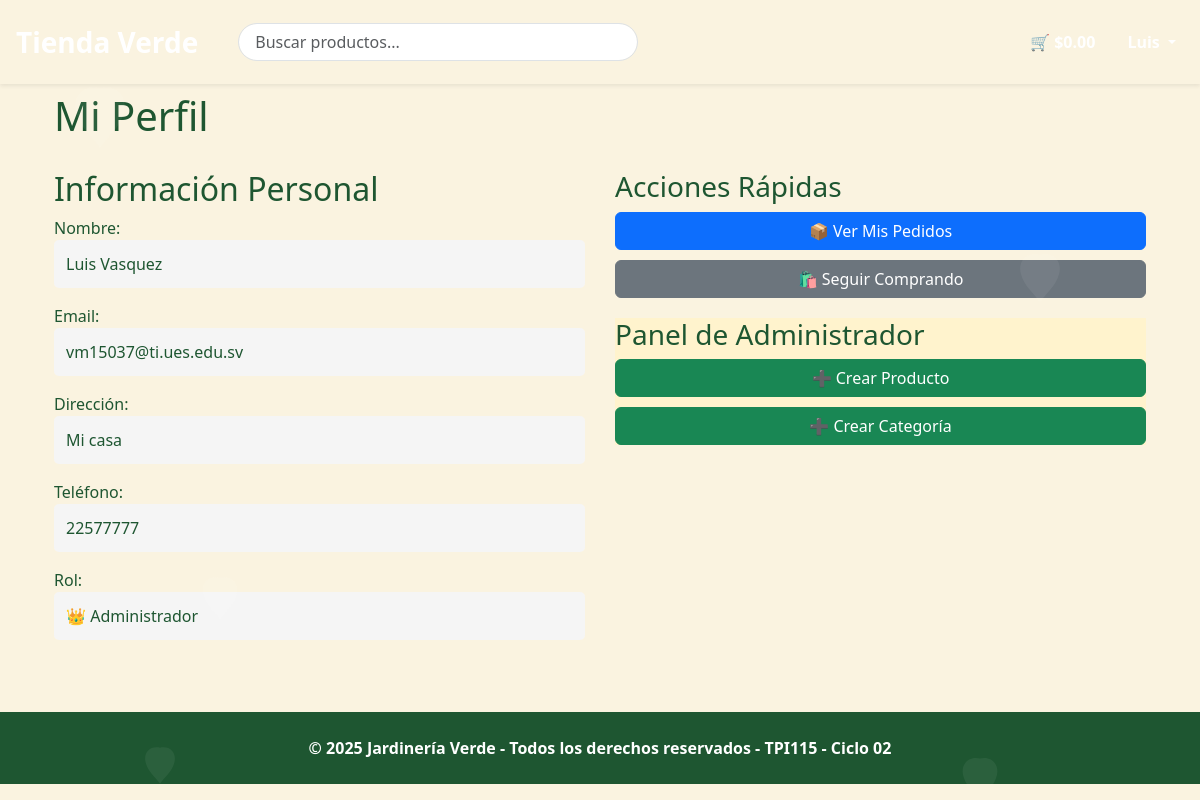
Page /usuario/perfil (signed in) on the committed database.
### tables this page shows
CREATE TABLE `usuario` (
  `id_usuario` int(11) NOT NULL,
  `nombre_usuario` varchar(50) NOT NULL,
  `apellido_usuario` varchar(50) NOT NULL,
  `email_usuario` varchar(50) NOT NULL,
  `contrasenia_usuario` varchar(16) NOT NULL,
  `direccion_usuario` varchar(150) DEFAULT NULL,
  `telefono_usuario` int(11) DEFAULT NULL,
  `rol_usuario` int(11) NOT NULL DEFAULT 0
);

### app/controllers/UsuarioController.php (called while the page is built, shortened)
<?php
class UsuarioController extends Controller
{
    public function perfil()
    {
        $usuarioModel = $this->model('Usuario');
        $usuario = $usuarioModel->obtenerPorId($_SESSION['usuario_id']);
        $this->view('usuario/perfil', [
            'titulo' => 'Mi perfil',
            'usuario' => $usuario
        ]);
    }
}
?>

### CORE/App.php (called while the page is built, shortened)
<?php
class App
{
    protected $method = 'index';
    public function __construct()
    {
        $url = $this->parseURL();
        if (!empty($url[0])) {
            $controllerName = ucfirst($url[0]) . 'Controller';
            $controllerPath = __DIR__ . '/../app/controllers/' . $controllerName . '.php';
            if (file_exists($controllerPath)) {
                unset($url[0]);
            } else {
                $controllerPath = __DIR__ . '/../app/controllers/HomeController.php';
            }
        } else {
            $controllerPath = __DIR__ . '/../app/controllers/HomeController.php';
        }
        $this->controller = new $this->controller();
        if (isset($url[1]) && method_exists($this->controller, $url[1])) {
            $this->method = $url[1];
            unset($url[1]);
        }
        $this->params = $url ? array_values($url) : [];
        call_user_func_array([$this->controller, $this->method], $this->params);
    }
    private function parseURL()
    {
        if (isset($_GET['url'])) {
            return explode('/', filter_var(rtrim($_GET['url'], '/'), FILTER_SANITIZE_URL));
        }
        return [];
    }
}
?>

### index.php (called while the page is built, shortened)
<?php
require_once 'core/App.php';
require_once 'core/Controller.php';
$app = new App();
?>

### CORE/model.php (called while the page is built, shortened)
<?php
class Model {
    public function __construct() {
        require_once __DIR__ . '/../config/database.php';
        $database = new Database();
        $this->db = $database->connect();
    }
}
?>

### config/database.php (called while the page is built, shortened)
<?php
class Database {
    private $host = 'localhost';
    private $db = 'grupo3_bdappweb';
    private $user = 'root';
    private $pass = '';
    public function connect() {
        $this->conn = null;
        try {
            $this->conn = new PDO(
                'mysql:host=' . $this->host . ';dbname=' . $this->db . ';charset=utf8mb4',
                $this->user,
                $this->pass
            );
            $this->conn->setAttribute(PDO::ATTR_ERRMODE, PDO::ERRMODE_EXCEPTION);
            $this->conn->setAttribute(PDO::ATTR_DEFAULT_FETCH_MODE, PDO::FETCH_ASSOC);
        } catch(PDOException $e) {
            echo 'Error de conexión: ' . $e->getMessage();
        }
        return $this->conn;
    }
}
?>

### app/models/Usuario.php (called while the page is built, shortened)
<?php
require_once __DIR__ . '/../../core/Model.php';
class Usuario extends Model
{
    protected $tabla = 'usuario';
    public function obtenerPorId($id)
    {
        $query = "SELECT * FROM {$this->tabla} WHERE id_usuario = :id LIMIT 1";
        $stmt = $this->db->prepare($query);
        $stmt->bindParam(':id', $id, PDO::PARAM_INT);
        $stmt->execute();
        return $stmt->fetch(PDO::FETCH_ASSOC);
    }
}
?>

### app/views/usuario/perfil.php (the view)
<?php include __DIR__ . '/../layouts/header.php'; ?>
<div class="container">
    <h1>Mi Perfil</h1>
    <div style="display: grid; grid-template-columns: 1fr 1fr; gap: 30px; margin-top: 30px;">
        <div class="form-container" style="margin: 0;">
            <h2>Información Personal</h2>
            <div class="form-group">
                <label>Nombre:</label>
                <p style="padding: 12px; background: #f5f5f5; border-radius: 5px;">
                    <?php echo htmlspecialchars($usuario['nombre_usuario'] . ' ' . $usuario['apellido_usuario']); ?>
                </p>
            </div>
            <div class="form-group">
                <label>Email:</label>
                <p style="padding: 12px; background: #f5f5f5; border-radius: 5px;">
                    <?php echo htmlspecialchars($usuario['email_usuario']); ?>
                </p>
            </div>
            <div class="form-group">
                <label>Dirección:</label>
                <p style="padding: 12px; background: #f5f5f5; border-radius: 5px;">
                    <?php echo htmlspecialchars($usuario['direccion_usuario'] ?? 'No registrada'); ?>
                </p>
            </div>
            <div class="form-group">
                <label>Teléfono:</label>
                <p style="padding: 12px; background: #f5f5f5; border-radius: 5px;">
                    <?php echo htmlspecialchars($usuario['telefono_usuario'] ?? 'No registrado'); ?>
                </p>
            </div>
            <div class="form-group">
                <label>Rol:</label>
                <p style="padding: 12px; background: #f5f5f5; border-radius: 5px;">
                    <?php echo $usuario['rol_usuario'] == 1 ? '👑 Administrador' : '👤 Cliente'; ?>
                </p>
            </div>
        </div>
        <div>
            <div class="form-container" style="margin: 0 0 20px 0;">
                <h3>Acciones Rápidas</h3>
                <a href="<?php echo BASE_URL; ?>pedido/misPedidos" class="btn btn-primary" style="width: 100%; margin-bottom: 10px;">
                    📦 Ver Mis Pedidos
                </a>
                <a href="<?php echo BASE_URL; ?>" class="btn btn-secondary" style="width: 100%;">
                    🛍️ Seguir Comprando
                </a>
            </div>
            <?php if($usuario['rol_usuario'] == 1): ?>
            <div class="form-container" style="margin: 0; background: #fff3cd;">
                <h3>Panel de Administrador</h3>
                <a href="<?php echo BASE_URL; ?>producto/crear" class="btn btn-success" style="width: 100%; margin-bottom: 10px;">
                    ➕ Crear Producto
                </a>
                <a href="<?php echo BASE_URL; ?>categoria/crear" class="btn btn-success" style="width: 100%;">
                    ➕ Crear Categoría
                </a>
            </div>
            <?php endif; ?>
        </div>
    </div>
</div>
<?php include __DIR__ . '/../layouts/footer.php'; ?>

### public/css/style.css (style rules this page uses)
:root { --primary-color: #1E5631; --primary-light: #FFFFFF; --background-light: #FAF3E0; --card-light: #FFFFFF; --text-light: #1E5631; --accent-light: #1E5631; --footer-light: #1E5631; --border-radius: 12px; }
body { background-color: var(--background-light); color: var(--text-light); }

### rows in the picture
usuario: nombre_usuario+apellido_usuario "Luis Vasquez", email_usuario "vm15037@ti.ues.edu.sv", direccion_usuario "Mi casa", telefono_usuario "22577777"
